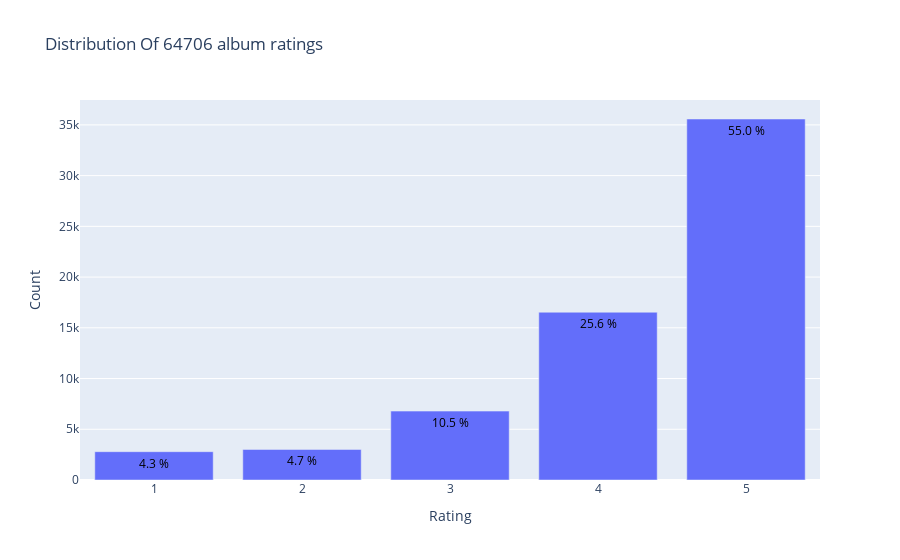

This figure's notebook cell:
### Markdown cell above
### a) Ratings distribution

### Code cell
from plotly.offline import init_notebook_mode, plot, iplot
import plotly.graph_objs as go
init_notebook_mode(connected=True)

# Count the number of times each rating appears in the dataset
data = ratingsdf['rating'].value_counts().sort_index(ascending=False)

# Create the histogram
trace = go.Bar(x = data.index,
               text = ['{:.1f} %'.format(val) for val in (data.values / ratingsdf.shape[0] * 100)],
               textposition = 'auto',
               textfont = dict(color = '#000000'),
               y = data.values,
               )
# Create layout
layout = dict(title = 'Distribution Of {} album ratings'.format(ratingsdf.shape[0]),
              xaxis = dict(title = 'Rating'),
              yaxis = dict(title = 'Count'))
# Create plot
fig = go.Figure(data=[trace], layout=layout)
iplot(fig)

### Figure 1 — Plotly figure (JSON) as saved in the notebook; plotly's stock layout.template omitted (floating-point values rounded to 4 significant figures)
{"data": [{"text": ["55.0 %", "25.6 %", "10.5 %", "4.7 %", "4.3 %"], "textfont": {"color": "#000000"}, "textposition": "auto", "type": "bar", "x": [5, 4, 3, 2, 1], "y": [35580, 16536, 6789, 3010, 2791]}], "layout": {"title": {"text": "Distribution Of 64706 album ratings"}, "xaxis": {"title": {"text": "Rating"}}, "yaxis": {"title": {"text": "Count"}}}}
